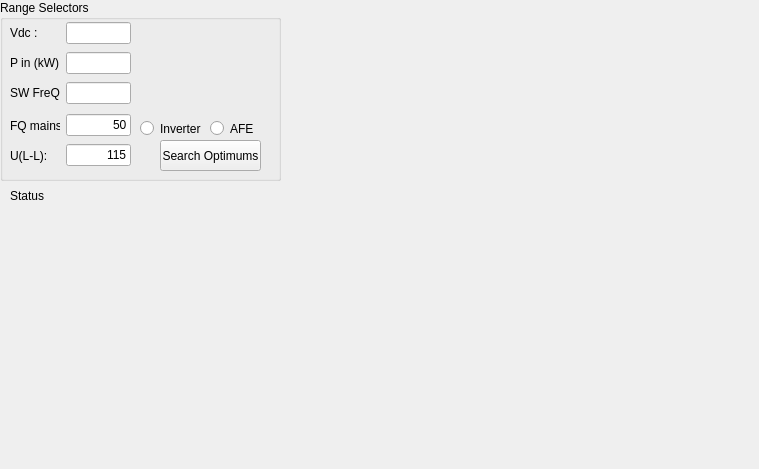
    <widget class="QWidget" name="Tab_Optimal">
     <attribute name="title">
      <string>Optimals</string>
     </attribute>
     <widget class="QGroupBox" name="groupBox">
      <property name="geometry">
       <rect>
        <x>0</x>
        <y>0</y>
        <width>281</width>
        <height>181</height>
       </rect>
      </property>
      <property name="title">
       <string>Range Selectors</string>
      </property>
      <widget class="QWidget" name="horizontalLayoutWidget_3">
       <property name="geometry">
        <rect>
         <x>10</x>
         <y>20</y>
         <width>343</width>
         <height>31</height>
        </rect>
       </property>
       <layout class="QHBoxLayout" name="horizontalLayout_20">
        <property name="sizeConstraint">
         <enum>QLayout::SetFixedSize</enum>
        </property>
        <item>
         <widget class="QLabel" name="optVdcLabel">
          <property name="sizePolicy">
           <sizepolicy hsizetype="Expanding" vsizetype="Expanding">
            <horstretch>0</horstretch>
            <verstretch>0</verstretch>
           </sizepolicy>
          </property>
          <property name="minimumSize">
           <size>
            <width>50</width>
            <height>0</height>
           </size>
          </property>
          <property name="maximumSize">
           <size>
            <width>50</width>
            <height>1677777</height>
           </size>
          </property>
          <property name="text">
           <string>Vdc :</string>
          </property>
         </widget>
        </item>
        <item>
         <widget class="QLineEdit" name="optVdcInput">
          <property name="sizePolicy">
           <sizepolicy hsizetype="Fixed" vsizetype="Fixed">
            <horstretch>0</horstretch>
            <verstretch>0</verstretch>
           </sizepolicy>
          </property>
          <property name="maximumSize">
           <size>
            <width>65</width>
            <height>22</height>
           </size>
          </property>
          <property name="layoutDirection">
           <enum>Qt::RightToLeft</enum>
          </property>
          <property name="alignment">
           <set>Qt::AlignRight|Qt::AlignTrailing|Qt::AlignVCenter</set>
          </property>
         </widget>
        </item>
        <item>
         <widget class="RangeSlider" name="VdcRangeSelector" native="true">
          <property name="sizePolicy">
           <sizepolicy hsizetype="Minimum" vsizetype="Minimum">
            <horstretch>0</horstretch>
            <verstretch>0</verstretch>
           </sizepolicy>
          </property>
          <property name="minimumSize">
           <size>
            <width>185</width>
            <height>26</height>
           </size>
          </property>
         </widget>
        </item>
        <item>
         <widget class="QToolButton" name="optVdcToolBtn">
          <property name="sizePolicy">
           <sizepolicy hsizetype="Fixed" vsizetype="Fixed">
            <horstretch>10</horstretch>
            <verstretch>0</verstretch>
           </sizepolicy>
          </property>
          <property name="text">
           <string>...</string>
          </property>
          <property name="icon">
           <iconset>
            <normaloff>slider.jpg</normaloff>slider.jpg</iconset>
          </property>
          <attribute name="buttonGroup">
           <string notr="true">buttonGroupRangeType</string>
          </attribute>
         </widget>
        </item>
       </layout>
      </widget>
      <widget class="QWidget" name="layoutWidget">
       <property name="geometry">
        <rect>
         <x>10</x>
         <y>50</y>
         <width>343</width>
         <height>31</height>
        </rect>
       </property>
       <layout class="QHBoxLayout" name="horizontalLayout_21">
        <property name="sizeConstraint">
         <enum>QLayout::SetFixedSize</enum>
        </property>
        <item>
         <widget class="QLabel" name="optPinLabel">
          <property name="sizePolicy">
           <sizepolicy hsizetype="Expanding" vsizetype="Expanding">
            <horstretch>0</horstretch>
            <verstretch>0</verstretch>
           </sizepolicy>
          </property>
          <property name="maximumSize">
           <size>
            <width>50</width>
            <height>16777215</height>
           </size>
          </property>
          <property name="text">
           <string>P in (kW) :</string>
          </property>
         </widget>
        </item>
        <item>
         <widget class="QLineEdit" name="optPinInput">
          <property name="sizePolicy">
           <sizepolicy hsizetype="Fixed" vsizetype="Fixed">
            <horstretch>0</horstretch>
            <verstretch>0</verstretch>
           </sizepolicy>
          </property>
          <property name="maximumSize">
           <size>
            <width>65</width>
            <height>22</height>
           </size>
          </property>
          <property name="layoutDirection">
           <enum>Qt::RightToLeft</enum>
          </property>
          <property name="inputMask">
           <string/>
          </property>
          <property name="alignment">
           <set>Qt::AlignRight|Qt::AlignTrailing|Qt::AlignVCenter</set>
          </property>
         </widget>
        </item>
        <item>
         <widget class="RangeSlider" name="PinRangeSelector" native="true">
          <property name="sizePolicy">
           <sizepolicy hsizetype="Fixed" vsizetype="Fixed">
            <horstretch>0</horstretch>
            <verstretch>0</verstretch>
           </sizepolicy>
          </property>
          <property name="minimumSize">
           <size>
            <width>185</width>
            <height>26</height>
           </size>
          </property>
          <property name="sizeIncrement">
           <size>
            <width>0</width>
            <height>0</height>
           </size>
          </property>
         </widget>
        </item>
        <item>
         <widget class="QToolButton" name="optPinToolBtn">
          <property name="sizePolicy">
           <sizepolicy hsizetype="Fixed" vsizetype="Fixed">
            <horstretch>0</horstretch>
            <verstretch>0</verstretch>
           </sizepolicy>
          </property>
          <property name="minimumSize">
           <size>
            <width>0</width>
            <height>0</height>
           </size>
          </property>
          <property name="sizeIncrement">
           <size>
            <width>0</width>
            <height>0</height>
           </size>
          </property>
          <property name="baseSize">
           <size>
            <width>60</width>
            <height>0</height>
           </size>
          </property>
          <property name="text">
           <string>...</string>
          </property>
          <property name="icon">
           <iconset>
            <normaloff>slider.jpg</normaloff>slider.jpg</iconset>
          </property>
          <attribute name="buttonGroup">
           <string notr="true">buttonGroupRangeType</string>
          </attribute>
         </widget>
        </item>
       </layout>
      </widget>
      <widget class="QWidget" name="horizontalLayoutWidget_4">
       <property name="geometry">
        <rect>
         <x>10</x>
         <y>80</y>
         <width>343</width>
         <height>31</height>
        </rect>
       </property>
       <layout class="QHBoxLayout" name="horizontalLayout_22">
        <property name="sizeConstraint">
         <enum>QLayout::SetFixedSize</enum>
        </property>
        <item>
         <widget class="QLabel" name="optSwLabel">
          <property name="sizePolicy">
           <sizepolicy hsizetype="Expanding" vsizetype="Expanding">
            <horstretch>0</horstretch>
            <verstretch>0</verstretch>
           </sizepolicy>
          </property>
          <property name="maximumSize">
           <size>
            <width>50</width>
            <height>16777215</height>
           </size>
          </property>
          <property name="text">
           <string>SW FreQ :</string>
          </property>
         </widget>
        </item>
        <item>
         <widget class="QLineEdit" name="optSwInput">
          <property name="sizePolicy">
           <sizepolicy hsizetype="Fixed" vsizetype="Fixed">
            <horstretch>0</horstretch>
            <verstretch>0</verstretch>
           </sizepolicy>
          </property>
          <property name="maximumSize">
           <size>
            <width>65</width>
            <height>22</height>
           </size>
          </property>
          <property name="layoutDirection">
           <enum>Qt::RightToLeft</enum>
          </property>
          <property name="alignment">
           <set>Qt::AlignRight|Qt::AlignTrailing|Qt::AlignVCenter</set>
          </property>
         </widget>
        </item>
        <item>
         <widget class="RangeSlider" name="SwRangeSelector" native="true">
          <property name="sizePolicy">
           <sizepolicy hsizetype="Expanding" vsizetype="Expanding">
            <horstretch>0</horstretch>
            <verstretch>0</verstretch>
           </sizepolicy>
          </property>
          <property name="minimumSize">
           <size>
            <width>185</width>
            <height>26</height>
           </size>
          </property>
          <property name="maximumSize">
           <size>
            <width>164</width>
            <height>16777215</height>
           </size>
          </property>
         </widget>
        </item>
        <item>
         <widget class="QToolButton" name="optSwToolBtn">
          <property name="text">
           <string>...</string>
          </property>
          <property name="icon">
           <iconset>
            <normaloff>slider.jpg</normaloff>slider.jpg</iconset>
          </property>
          <attribute name="buttonGroup">
           <string notr="true">buttonGroupRangeType</string>
          </attribute>
         </widget>
        </item>
       </layout>
      </widget>
      <widget class="QWidget" name="horizontalLayoutWidget_5">
       <property name="geometry">
        <rect>
         <x>10</x>
         <y>110</y>
         <width>121</width>
         <height>31</height>
        </rect>
       </property>
       <layout class="QHBoxLayout" name="horizontalLayout_23">
        <item>
         <widget class="QLabel" name="optFreqLabel">
          <property name="sizePolicy">
           <sizepolicy hsizetype="Expanding" vsizetype="Expanding">
            <horstretch>0</horstretch>
            <verstretch>0</verstretch>
           </sizepolicy>
          </property>
          <property name="maximumSize">
           <size>
            <width>50</width>
            <height>16777215</height>
           </size>
          </property>
          <property name="text">
           <string>FQ mains :</string>
          </property>
         </widget>
        </item>
        <item>
         <widget class="QLineEdit" name="optFreqInput">
          <property name="sizePolicy">
           <sizepolicy hsizetype="Minimum" vsizetype="Minimum">
            <horstretch>0</horstretch>
            <verstretch>0</verstretch>
           </sizepolicy>
          </property>
          <property name="minimumSize">
           <size>
            <width>48</width>
            <height>22</height>
           </size>
          </property>
          <property name="maximumSize">
           <size>
            <width>73</width>
            <height>22</height>
           </size>
          </property>
          <property name="layoutDirection">
           <enum>Qt::RightToLeft</enum>
          </property>
          <property name="text">
           <string>50</string>
          </property>
          <property name="alignment">
           <set>Qt::AlignRight|Qt::AlignTrailing|Qt::AlignVCenter</set>
          </property>
          <property name="readOnly">
           <bool>true</bool>
          </property>
         </widget>
        </item>
       </layout>
      </widget>
      <widget class="QWidget" name="horizontalLayoutWidget_6">
       <property name="geometry">
        <rect>
         <x>10</x>
         <y>140</y>
         <width>121</width>
         <height>31</height>
        </rect>
       </property>
       <layout class="QHBoxLayout" name="horizontalLayout_24">
        <item>
         <widget class="QLabel" name="optUllLabel">
          <property name="sizePolicy">
           <sizepolicy hsizetype="Expanding" vsizetype="Expanding">
            <horstretch>0</horstretch>
            <verstretch>0</verstretch>
           </sizepolicy>
          </property>
          <property name="minimumSize">
           <size>
            <width>50</width>
            <height>0</height>
           </size>
          </property>
          <property name="maximumSize">
           <size>
            <width>50</width>
            <height>16777215</height>
           </size>
          </property>
          <property name="text">
           <string>U(L-L):</string>
          </property>
         </widget>
        </item>
        <item>
         <widget class="QLineEdit" name="optUllInput">
          <property name="sizePolicy">
           <sizepolicy hsizetype="Fixed" vsizetype="Fixed">
            <horstretch>0</horstretch>
            <verstretch>0</verstretch>
           </sizepolicy>
          </property>
          <property name="minimumSize">
           <size>
            <width>0</width>
            <height>0</height>
           </size>
          </property>
          <property name="maximumSize">
           <size>
            <width>71</width>
            <height>22</height>
           </size>
          </property>
          <property name="layoutDirection">
           <enum>Qt::RightToLeft</enum>
          </property>
          <property name="text">
           <string>115</string>
          </property>
          <property name="alignment">
           <set>Qt::AlignRight|Qt::AlignTrailing|Qt::AlignVCenter</set>
          </property>
          <property name="readOnly">
           <bool>true</bool>
          </property>
          <property name="clearButtonEnabled">
           <bool>false</bool>
          </property>
         </widget>
        </item>
       </layout>
      </widget>
      <widget class="QPushButton" name="searchOptBtn">
       <property name="geometry">
        <rect>
         <x>160</x>
         <y>140</y>
         <width>101</width>
         <height>31</height>
        </rect>
       </property>
       <property name="text">
        <string>Search Optimums</string>
       </property>
      </widget>
      <widget class="QRadioButton" name="optInvBtn">
       <property name="geometry">
        <rect>
         <x>140</x>
         <y>120</y>
         <width>61</width>
         <height>17</height>
        </rect>
       </property>
       <property name="text">
        <string>Inverter</string>
       </property>
       <attribute name="buttonGroup">
        <string notr="true">buttonGroupOptMode</string>
       </attribute>
      </widget>
      <widget class="QRadioButton" name="optAfeBtn">
       <property name="geometry">
        <rect>
         <x>210</x>
         <y>120</y>
         <width>51</width>
         <height>17</height>
        </rect>
       </property>
       <property name="text">
        <string>AFE</string>
       </property>
       <attribute name="buttonGroup">
        <string notr="true">buttonGroupOptMode</string>
       </attribute>
      </widget>
     </widget>
     <widget class="MplWidget" name="OptimalChartArea" native="true">
      <property name="geometry">
       <rect>
        <x>289</x>
        <y>9</y>
        <width>461</width>
        <height>451</height>
       </rect>
      </property>
     </widget>
     <widget class="QWidget" name="verticalLayoutWidget_3">
      <property name="geometry">
       <rect>
        <x>10</x>
        <y>180</y>
        <width>271</width>
        <height>31</height>
       </rect>
      </property>
      <layout class="QVBoxLayout" name="verticalLayout_3">
       <item>
        <widget class="QLabel" name="optStatus">
         <property name="text">
          <string>Status</string>
         </property>
        </widget>
       </item>
      </layout>
     </widget>
    </widget>
